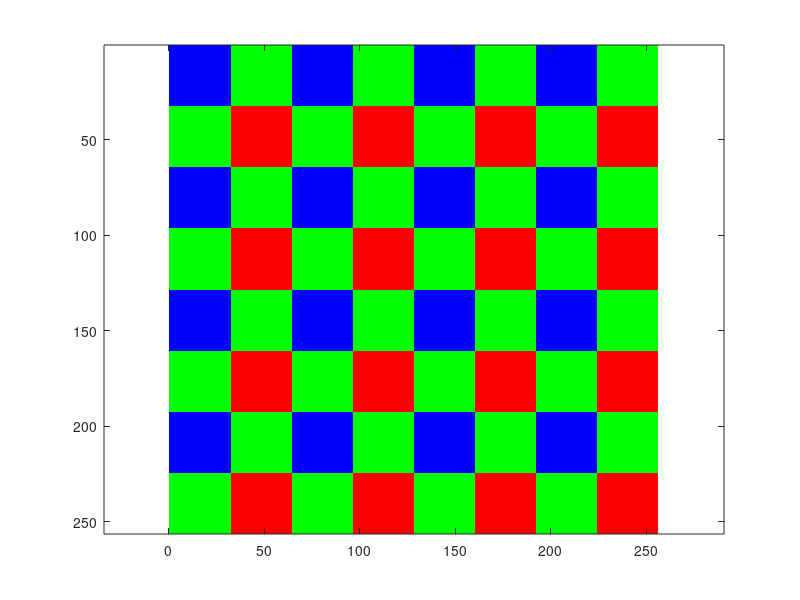

MATLAB code to generate this figure: (Note: this script raises an error after producing the figure.)
clc;

clear all;
%-----------------------------function makeBayer---------------------------
I = 256;    %size of image 
P = 32;     %size of each pixel 

%create 64x64 (repeating) tiles for R,G and B plane
Z = zeros(P,P);     %each pixel size=32x32
O = ones(P,P);
r = [Z Z;Z O];        %64x64 repeating tile for red plane
g = [Z O;O Z];        %64x64 rpeating tile for green plane
b = [O Z;Z Z];        %64x64 repeating tile for blue plane

R = repmat(r,I/(2*P));
G = repmat(g,I/(2*P));
B = repmat(b,I/(2*P));

result = cat(3,R,G,B);
%------------------------------function end--------------------------------

figure(1);
image(result);
axis equal;
axis tight;

%ADD IN MAIN FUNCTION
hsi = RGBtoHSI(result);
% for i = 1:3
%     %m = max(max(hsi(:,:,i)));
%     hsi(:,:,i)/m;
% end
%hsi(:,:,1) = hsi(:,:,1)/360;    %normalization
figure(2);
%imshow(uint8(255*hsi(:,:,1)));  %scaling
ip_disp(255*hsi(:,:,1)/360);
%figure(3);
%imshow(uint8(255*hsi(:,:,2)));  %scaling
%figure(4);
%imshow(uint8(255*hsi(:,:,3)));  %scaling

ycbcr = RGBtoYCbCr(result);
figure(5);
imshow(uint8(255*ycbcr(:,:,1)));                %display
%ycbcr(:,:,2)=ycbcr(:,:,2)-min(min(ycbcr(:,:,2)));   %normalization of 2nd plane(Cb)
%ycbcr(:,:,2)=ycbcr(:,:,2)/max(max(ycbcr(:,:,2)));
%figure(6);
%imshow(uint8(255*ycbcr(:,:,2)));                %display
%ycbcr(:,:,3)=ycbcr(:,:,3)-min(min(ycbcr(:,:,3)));   %normalization of 3rd plane(Cr)
%ycbcr(:,:,3)=ycbcr(:,:,3)/max(max(ycbcr(:,:,3)));
%figure(7);
%imshow(uint8(255*ycbcr(:,:,3)));                %display

avgRGB = avgFilterColor(result,9,1);                %average RGB
figure(8);
image(avgRGB);
axis equal;
axis tight;

%hsitorgb = HSItoRGB(hsi);
%ycbcrtorgb = YCbCrtoRGB(ycbcr);
%figure(9);
%image(hsitorgb);
%image(ycbcrtorgb);
%axis equal;
%axis tight;

avgHSI = avgFilterColor(hsi,9,2);                %average HSI
figure(9);
image(HSItoRGB(avgHSI));
axis equal;
axis tight;

avgYCbCr = avgFilterColor(ycbcr,9,3);                %average HSI
figure(10);
image(YCbCrtoRGB(avgYCbCr));
axis equal;
axis tight;